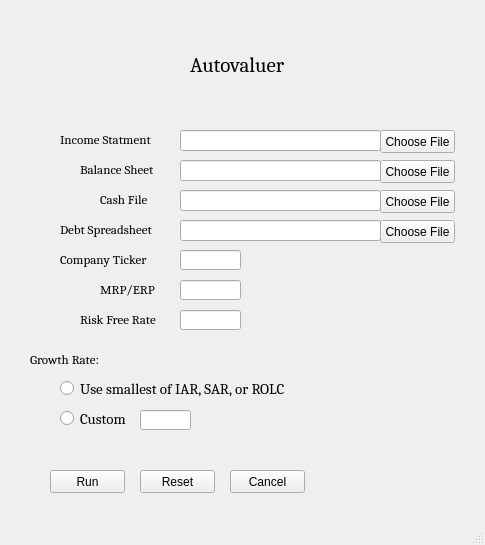
<?xml version="1.0" encoding="UTF-8"?>
<ui version="4.0">
 <class>MainWindow</class>
 <widget class="QMainWindow" name="MainWindow">
  <property name="geometry">
   <rect>
    <x>0</x>
    <y>0</y>
    <width>485</width>
    <height>545</height>
   </rect>
  </property>
  <property name="windowTitle">
   <string>Autovaluer</string>
  </property>
  <widget class="QWidget" name="centralwidget">
   <widget class="QLabel" name="title">
    <property name="geometry">
     <rect>
      <x>190</x>
      <y>40</y>
      <width>201</width>
      <height>51</height>
     </rect>
    </property>
    <property name="font">
     <font>
      <family>Cambria</family>
      <pointsize>16</pointsize>
     </font>
    </property>
    <property name="text">
     <string>Autovaluer</string>
    </property>
   </widget>
   <widget class="QLabel" name="logo">
    <property name="geometry">
     <rect>
      <x>40</x>
      <y>10</y>
      <width>161</width>
      <height>111</height>
     </rect>
    </property>
    <property name="text">
     <string/>
    </property>
    <property name="pixmap">
     <pixmap>Capture.PNG</pixmap>
    </property>
   </widget>
   <widget class="QLineEdit" name="Income_statement_txt">
    <property name="geometry">
     <rect>
      <x>180</x>
      <y>130</y>
      <width>201</width>
      <height>21</height>
     </rect>
    </property>
   </widget>
   <widget class="QPushButton" name="income_statement_btn">
    <property name="geometry">
     <rect>
      <x>380</x>
      <y>130</y>
      <width>75</width>
      <height>23</height>
     </rect>
    </property>
    <property name="text">
     <string>Choose File</string>
    </property>
   </widget>
   <widget class="QLabel" name="income_statement_lbl">
    <property name="geometry">
     <rect>
      <x>60</x>
      <y>130</y>
      <width>101</width>
      <height>20</height>
     </rect>
    </property>
    <property name="font">
     <font>
      <family>Cambria</family>
      <pointsize>10</pointsize>
     </font>
    </property>
    <property name="text">
     <string>Income Statment</string>
    </property>
   </widget>
   <widget class="QPushButton" name="balance_sheet_btn">
    <property name="geometry">
     <rect>
      <x>380</x>
      <y>160</y>
      <width>75</width>
      <height>23</height>
     </rect>
    </property>
    <property name="text">
     <string>Choose File</string>
    </property>
   </widget>
   <widget class="QLabel" name="balance_sheet_lbl">
    <property name="geometry">
     <rect>
      <x>80</x>
      <y>160</y>
      <width>101</width>
      <height>20</height>
     </rect>
    </property>
    <property name="font">
     <font>
      <family>Cambria</family>
      <pointsize>10</pointsize>
     </font>
    </property>
    <property name="text">
     <string>Balance Sheet</string>
    </property>
   </widget>
   <widget class="QLineEdit" name="balance_sheet_txt">
    <property name="geometry">
     <rect>
      <x>180</x>
      <y>160</y>
      <width>201</width>
      <height>21</height>
     </rect>
    </property>
   </widget>
   <widget class="QPushButton" name="cash_file_btn">
    <property name="geometry">
     <rect>
      <x>380</x>
      <y>190</y>
      <width>75</width>
      <height>23</height>
     </rect>
    </property>
    <property name="text">
     <string>Choose File</string>
    </property>
   </widget>
   <widget class="QLabel" name="cash_file_lbl">
    <property name="geometry">
     <rect>
      <x>100</x>
      <y>190</y>
      <width>101</width>
      <height>20</height>
     </rect>
    </property>
    <property name="font">
     <font>
      <family>Cambria</family>
      <pointsize>10</pointsize>
     </font>
    </property>
    <property name="text">
     <string>Cash File</string>
    </property>
   </widget>
   <widget class="QLineEdit" name="cash_file_txt">
    <property name="geometry">
     <rect>
      <x>180</x>
      <y>190</y>
      <width>201</width>
      <height>21</height>
     </rect>
    </property>
   </widget>
   <widget class="QLineEdit" name="company_ticket_txt">
    <property name="geometry">
     <rect>
      <x>180</x>
      <y>250</y>
      <width>61</width>
      <height>20</height>
     </rect>
    </property>
   </widget>
   <widget class="QLabel" name="company_ticket_lbl">
    <property name="geometry">
     <rect>
      <x>60</x>
      <y>250</y>
      <width>101</width>
      <height>20</height>
     </rect>
    </property>
    <property name="font">
     <font>
      <family>Cambria</family>
      <pointsize>10</pointsize>
     </font>
    </property>
    <property name="text">
     <string>Company Ticker</string>
    </property>
   </widget>
   <widget class="QLabel" name="debt_spreadsheet_lbl">
    <property name="geometry">
     <rect>
      <x>60</x>
      <y>220</y>
      <width>101</width>
      <height>20</height>
     </rect>
    </property>
    <property name="font">
     <font>
      <family>Cambria</family>
      <pointsize>10</pointsize>
     </font>
    </property>
    <property name="text">
     <string>Debt Spreadsheet</string>
    </property>
   </widget>
   <widget class="QPushButton" name="debt_spreadsheet_btn">
    <property name="geometry">
     <rect>
      <x>380</x>
      <y>220</y>
      <width>75</width>
      <height>23</height>
     </rect>
    </property>
    <property name="text">
     <string>Choose File</string>
    </property>
   </widget>
   <widget class="QLineEdit" name="debt_spreadsheet_txt">
    <property name="geometry">
     <rect>
      <x>180</x>
      <y>220</y>
      <width>201</width>
      <height>21</height>
     </rect>
    </property>
   </widget>
   <widget class="QLineEdit" name="mrperp__txt">
    <property name="geometry">
     <rect>
      <x>180</x>
      <y>280</y>
      <width>61</width>
      <height>20</height>
     </rect>
    </property>
    <property name="text">
     <string/>
    </property>
   </widget>
   <widget class="QLabel" name="mrperp_lbl">
    <property name="geometry">
     <rect>
      <x>100</x>
      <y>280</y>
      <width>61</width>
      <height>20</height>
     </rect>
    </property>
    <property name="font">
     <font>
      <family>Cambria</family>
      <pointsize>10</pointsize>
     </font>
    </property>
    <property name="text">
     <string>MRP/ERP</string>
    </property>
   </widget>
   <widget class="QLineEdit" name="risk_free_rate_txt">
    <property name="geometry">
     <rect>
      <x>180</x>
      <y>310</y>
      <width>61</width>
      <height>20</height>
     </rect>
    </property>
    <property name="text">
     <string/>
    </property>
   </widget>
   <widget class="QLabel" name="risk_free_rate_lbl">
    <property name="geometry">
     <rect>
      <x>80</x>
      <y>310</y>
      <width>81</width>
      <height>20</height>
     </rect>
    </property>
    <property name="font">
     <font>
      <family>Cambria</family>
      <pointsize>10</pointsize>
     </font>
    </property>
    <property name="text">
     <string>Risk Free Rate</string>
    </property>
   </widget>
   <widget class="QLabel" name="growth_rate_lbl">
    <property name="geometry">
     <rect>
      <x>30</x>
      <y>350</y>
      <width>81</width>
      <height>20</height>
     </rect>
    </property>
    <property name="font">
     <font>
      <family>Cambria</family>
      <pointsize>10</pointsize>
     </font>
    </property>
    <property name="text">
     <string>Growth Rate:</string>
    </property>
   </widget>
   <widget class="QRadioButton" name="smallest_of_etc_rd">
    <property name="geometry">
     <rect>
      <x>60</x>
      <y>380</y>
      <width>231</width>
      <height>17</height>
     </rect>
    </property>
    <property name="font">
     <font>
      <family>Cambria</family>
      <pointsize>11</pointsize>
     </font>
    </property>
    <property name="text">
     <string>Use smallest of IAR, SAR, or ROLC</string>
    </property>
   </widget>
   <widget class="QRadioButton" name="custom_rd">
    <property name="geometry">
     <rect>
      <x>60</x>
      <y>410</y>
      <width>231</width>
      <height>17</height>
     </rect>
    </property>
    <property name="font">
     <font>
      <family>Cambria</family>
      <pointsize>11</pointsize>
     </font>
    </property>
    <property name="text">
     <string>Custom</string>
    </property>
   </widget>
   <widget class="QLineEdit" name="custom_txt">
    <property name="geometry">
     <rect>
      <x>140</x>
      <y>410</y>
      <width>51</width>
      <height>20</height>
     </rect>
    </property>
   </widget>
   <widget class="QPushButton" name="run_btn">
    <property name="geometry">
     <rect>
      <x>50</x>
      <y>470</y>
      <width>75</width>
      <height>23</height>
     </rect>
    </property>
    <property name="text">
     <string>Run</string>
    </property>
   </widget>
   <widget class="QPushButton" name="reset_btn">
    <property name="geometry">
     <rect>
      <x>140</x>
      <y>470</y>
      <width>75</width>
      <height>23</height>
     </rect>
    </property>
    <property name="text">
     <string>Reset</string>
    </property>
   </widget>
   <widget class="QPushButton" name="cancel_btn">
    <property name="geometry">
     <rect>
      <x>230</x>
      <y>470</y>
      <width>75</width>
      <height>23</height>
     </rect>
    </property>
    <property name="text">
     <string>Cancel</string>
    </property>
   </widget>
  </widget>
  <widget class="QMenuBar" name="menubar">
   <property name="geometry">
    <rect>
     <x>0</x>
     <y>0</y>
     <width>485</width>
     <height>21</height>
    </rect>
   </property>
  </widget>
  <widget class="QStatusBar" name="statusbar"/>
 </widget>
 <resources/>
 <connections/>
</ui>
